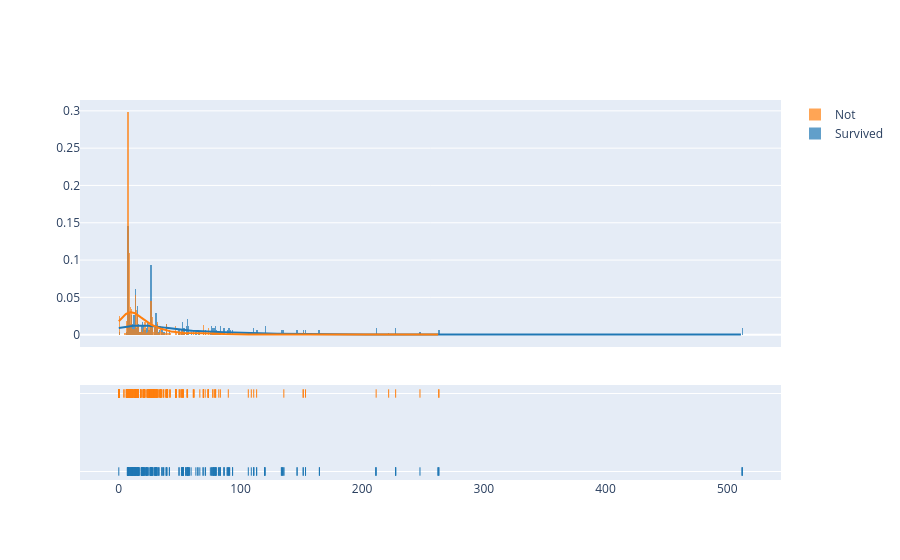

The code cell stored with this chart in its notebook:
### Markdown cell above
### 4.2 Fare

### Code cell
#fig=go.Figure()
fig=ff.create_distplot([train[train.Survived==1]['Fare'],train[train.Survived==0]['Fare']],group_labels=['Survived','Not'])
fig.show()

### Figure 1 — Plotly figure (JSON) as saved in the notebook; plotly's stock layout.template omitted (floating-point values rounded to 4 significant figures; data arrays with more than 128 entries replaced by an {"elided": "..."} marker saying what was removed)
{"data": [{"autobinx": false, "histnorm": "probability density", "legendgroup": "Survived", "marker": {"color": "rgb(31, 119, 180)"}, "name": "Survived", "opacity": 0.7, "type": "histogram", "x": {"elided": "342 float values"}, "xaxis": "x", "xbins": {"end": 512.3, "size": 1.0, "start": 0.0}, "yaxis": "y"}, {"autobinx": false, "histnorm": "probability density", "legendgroup": "Not", "marker": {"color": "rgb(255, 127, 14)"}, "name": "Not", "opacity": 0.7, "type": "histogram", "x": {"elided": "549 float values"}, "xaxis": "x", "xbins": {"end": 263.0, "size": 1.0, "start": 0.0}, "yaxis": "y"}, {"legendgroup": "Survived", "marker": {"color": "rgb(31, 119, 180)"}, "mode": "lines", "name": "Survived", "showlegend": false, "type": "scatter", "x": {"elided": "500 float values"}, "xaxis": "x", "y": {"elided": "500 float values"}, "yaxis": "y"}, {"legendgroup": "Not", "marker": {"color": "rgb(255, 127, 14)"}, "mode": "lines", "name": "Not", "showlegend": false, "type": "scatter", "x": {"elided": "500 float values"}, "xaxis": "x", "y": {"elided": "500 float values"}, "yaxis": "y"}, {"legendgroup": "Survived", "marker": {"color": "rgb(31, 119, 180)", "symbol": "line-ns-open"}, "mode": "markers", "name": "Survived", "showlegend": false, "type": "scatter", "x": {"elided": "342 float values"}, "xaxis": "x", "y": {"elided": "342 str values"}, "yaxis": "y2"}, {"legendgroup": "Not", "marker": {"color": "rgb(255, 127, 14)", "symbol": "line-ns-open"}, "mode": "markers", "name": "Not", "showlegend": false, "type": "scatter", "x": {"elided": "549 float values"}, "xaxis": "x", "y": {"elided": "549 str values"}, "yaxis": "y2"}], "layout": {"barmode": "overlay", "hovermode": "closest", "legend": {"traceorder": "reversed"}, "xaxis": {"anchor": "y2", "domain": [0.0, 1.0], "zeroline": false}, "yaxis": {"anchor": "free", "domain": [0.35, 1], "position": 0.0}, "yaxis2": {"anchor": "x", "domain": [0, 0.25], "dtick": 1, "showticklabels": false}}}
